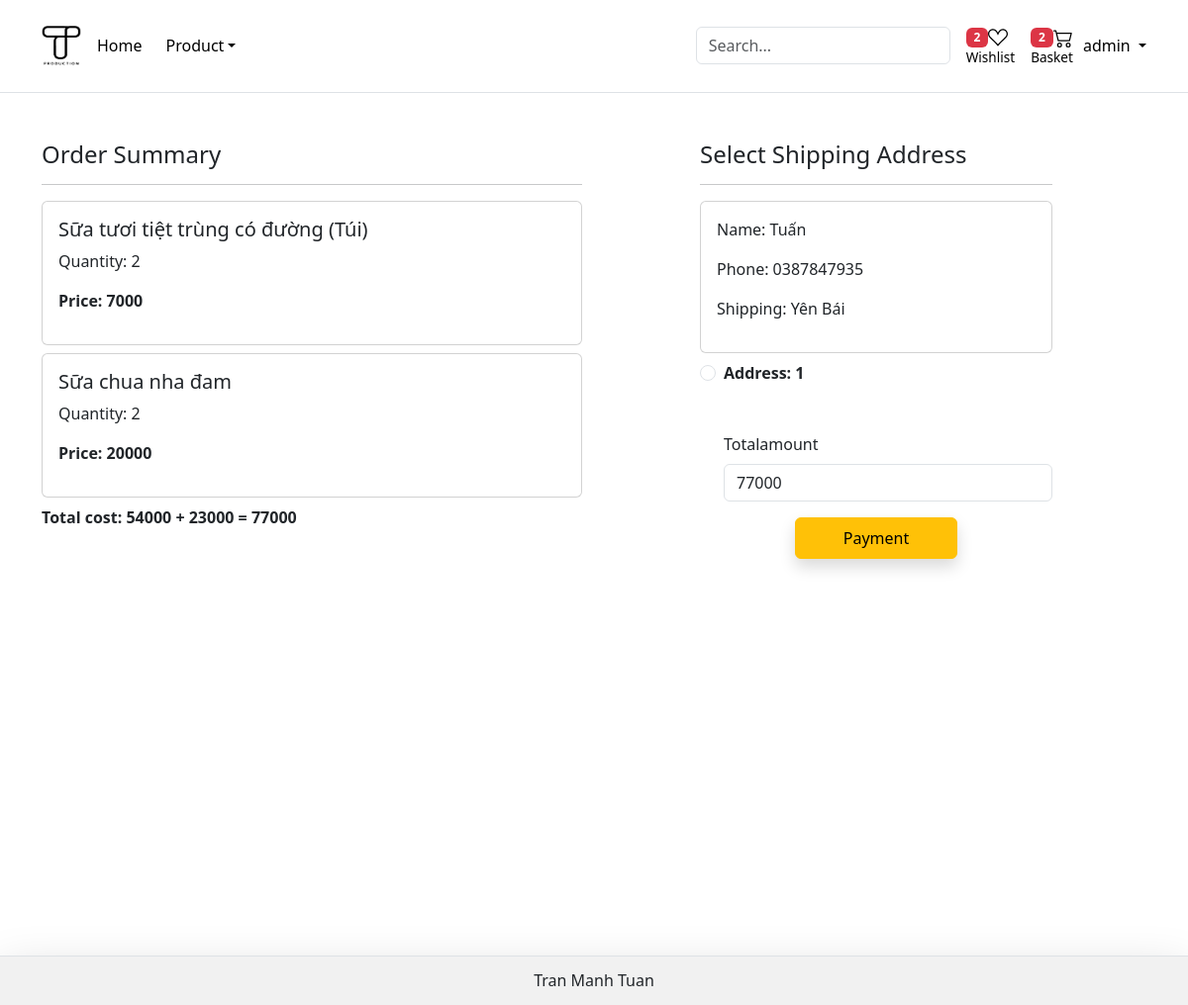
Screenshot of /checkout/ (signed in) with the database file from the repository.
### account/models.py (models this page shows, shortened)
class Account(AbstractBaseUser):
    email = models.EmailField(verbose_name="email" ,max_length=50, unique=True)
    username = models.CharField(max_length=30)
    is_admin = models.BooleanField(default=False)
    is_active = models.BooleanField(default=True)
    is_staff = models.BooleanField(default=False)
    is_superuser = models.BooleanField(default=False)
    created = models.DateTimeField(auto_now_add=True)
    updated = models.DateTimeField(auto_now=True)
    objects = AccountManager()
    USERNAME_FIELD = 'email'
    REQUIRED_FIELDS = ['username']

class Customer(models.Model):
    user = models.ForeignKey(Account, on_delete=models.CASCADE)
    name = models.CharField(max_length=30)
    address = models.CharField(max_length=100)
    phone = models.CharField(max_length=15)

### main/models.py (models this page shows, shortened)
class Cart(models.Model):
    user = models.ForeignKey(Account, on_delete=models.CASCADE, blank=True, null=True)
    product = models.ForeignKey(Product, on_delete=models.CASCADE, blank=True, null=True)
    mproduct = models.ForeignKey(MilkProduct, on_delete=models.CASCADE, blank=True, null=True)
    quantity = models.PositiveIntegerField(default=1)

class MilkProduct(models.Model):
    title = models.CharField(max_length=100)
    price = models.IntegerField(blank=True, null=True)
    category = models.ForeignKey(Product, on_delete=models.CASCADE)
    images = models.ImageField(upload_to='milkproduct')

class Product(models.Model):
    title = models.CharField(max_length=100)
    price = models.IntegerField(blank=True, null=True)
    description = models.TextField(blank=True, null=True)
    composition = models.TextField(blank=True, null=True)
    prodapp = models.TextField(blank=True, null=True)
    category = models.CharField(choices=CATEGORY_CHOICES, max_length=2)
    images = models.ImageField(upload_to='product')
    def __str__(self):
        return self.title

### main/views.py (the view)
# urls.py: path('checkout/', views.check_out, name="checkout"),
def check_out(request):
    user = request.user
    totalitem = 0
    wishitem = 0
    if request.user.is_authenticated:
        totalitem = len(Cart.objects.filter(user=user))
        wishitem = len(Wishlist.objects.filter(user=user))
    if not request.user.is_authenticated:
        return redirect("/must_authenticate")
    add = Customer.objects.filter(user=user)
    if not add.exists():
        messages.error(request, 'Lỗi: Chưa có địa chỉ nhận hàng.')
        return render(request, 'account/checkaddress.html')
    cart_items = Cart.objects.filter(user=user)
    famount = 0
    for p in cart_items:
        if p.product.id > 10:
            value = p.quantity * p.product.price
        else:
            value = p.quantity * p.mproduct.price
        famount += value
    totalamount = famount + 23000
    return render(request, 'main/checkout.html', locals())

### main/templates/main/checkout.html (shortened to what this page needs)
{% extends 'base.html' %}
{% load static %}
{% block content %}
<div class="container">
  <div class="row mt-5">
    <div class="col-sm-6">
      <h4>Order Summary</h4>
      <hr>
      {% for it in cart_items %}
      <div class="card mb-2">
        <div class="card-body">
          {% if it.product.price is not None %}
            <h5>{{ it.product.title }}</h5>
            <p>Quantity: {{ it.quantity }}</p>
            <p class="fw-bold">Price: {{ it.product.price }}</p>
          {% else %}
            <h5>{{it.mproduct.category}} ({{it.mproduct.title}})</h5>
            <p>Quantity: {{ it.quantity }}</p>
            <p class="fw-bold">Price: {{ it.mproduct.price }}</p>
          {% endif %}
        </div>
      </div>
      {% endfor %}
      <p class="fw-bold">Total cost: {{famount}} + 23000 = {{ totalamount }}</p>
    </div>
    <div class="col-sm-4 offset-sm-1">
      <h4>Select Shipping Address</h4>
      <hr>
      <form id="myform" method="post" action="{% url 'create_orders' %}">
        {% for address in add %}
        <div class="card">
          <div class="card-body">
            <p>Name: {{ address.name }}</p>
            <p>Phone: {{ address.phone }}</p>
            <p>Shipping: {{ address.address }}</p>
          </div>
        </div>
        <div class="form-check mt-2 mb-5">
          <input class="form-check-input" type="radio" name="cust_id" id="selectedCustId"
            value="{{ address.id }}">
          <label class="form-check-label fw-bold">
            Address: {{ forloop.counter }}
          </label>
        </div>
        {% endfor %}
        <div class="form-check mb-3">
          <label for="totamount" class="form-label">Totalamount</label>
          <input type="number" class="form-control" name="totamount" value="{{ totalamount }}" readonly>
        </div>
        <div class="text-center">
          <button type="submit" class="btn btn-warning shadow px-5 py-2" id="orders-button">Payment</button>
        </div>
      </form>
    </div>
  </div>
</div>
{% endblock content %}

### templates/snippets/header.html (shortened to what this page needs)
<header class="p-3 mb-3 border-bottom bg-white">
	<div class="container">
		<div class="d-flex flex-wrap align-items-center justify-content-center justify-content-lg-start">
			<a href="{% url 'home' %}"
				class="d-flex align-items-center mb-2 mb-lg-0 link-body-emphasis text-decoration-none">
				<img class="bi me-2" width="40" height="40" {% load static %} src="{% static 'Logo T.png' %}"
					alt="Logo T image">
			</a>
			<ul class="nav col-12 col-lg-auto me-lg-auto mb-2 justify-content-center mb-md-0">
				<li><a href="{% url 'home' %}" class="nav-link px-2 link-body-emphasis">Home</a></li>
				<li class="nav-item dropdown">
					<a href="#" class="nav-link link-body-emphasis dropdown-toggle" data-bs-toggle="dropdown"
						aria-expanded="false">Product</a>
				</li>
			</ul>
			<div class="search-bar px-2">
				<form method="get" action="/search" role="search">
					<input class="form-control" type="search" name="search" placeholder="Search...">
				</form>
			</div>
			{% if request.user.is_authenticated %}
			<ul class="nav">
				<li><a class="nav-link px-2 link-body-emphasis" href="{% url 'wishlist' %}">
				<span class="badge bg-danger">{% if wishitem > 0 %} {{wishitem}} {% endif %}</span>
				<div class="text-small">
					Wishlist
				</div></a></li>
				<li><a class="nav-link px-2 link-body-emphasis" href="{% url 'showcart' %}">
				<span class="badge bg-danger">{% if totalitem > 0 %} {{totalitem}} {% endif %}</span>
				  <div class="text-small">
					Basket
				  </div> </a></li>
			</ul>
			<div class="dropdown text-end">
				<a href="#" class="d-block link-body-emphasis text-decoration-none dropdown-toggle"
					data-bs-toggle="dropdown" aria-expanded="false">
					<span class="name">{{user.username}}</span>
				</a>
				{% else %}
				<ul class="nav nav-pills">
					<li class="nav-item"><a href="{% url 'login' %}" class="btn btn-outline-primary me-2">Log in</a>
					</li>
					<li class="nav-item"><a href="{% url 'register' %}" class="btn btn-primary">Sign-up</a></li>
				</ul>
				{% endif %}
			</div>
		</div>
	</div>
</header>

### static/css/style.css (style rules this page uses)
.row { background-color: #fff; border-radius: 12px; }

### templates/snippets/header.html (style rules this page uses)
.text-small { font-size: 85%; }
.name { padding-left: 2px; }

### rows the page displays
Account: username "admin"
Cart: mproduct.category "Sữa tươi tiệt trùng có đường", mproduct "Túi", quantity "2", mproduct.price "7000"
Cart: product "Sữa chua nha đam", quantity "2", product.price "20000"
Customer: name "Tuấn", phone "0387847935", address "Yên Bái"

### other values shown
{{ wishitem }} "2"
{{ totalitem }} "2"
{{ famount }} "54000"
{{ totalamount }} "77000"
